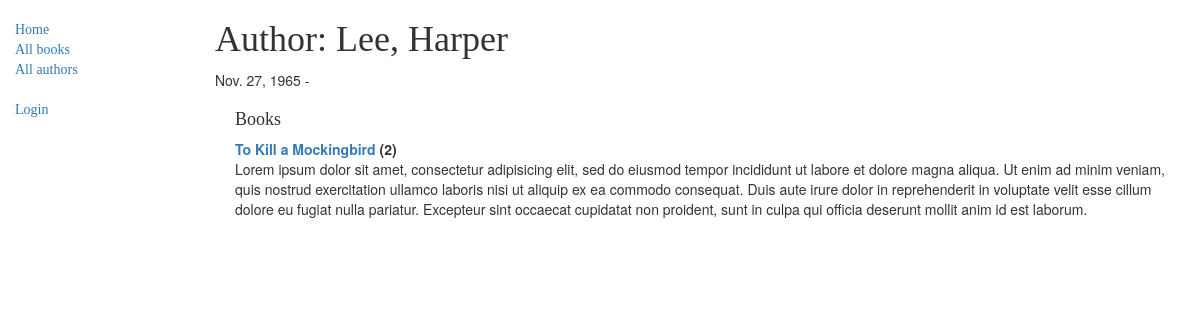
/catalog/author/2, run on the app's committed database.
### catalog/models.py (models this page shows, shortened)
class Author(models.Model):
    first_name = models.CharField(max_length=100)
    last_name = models.CharField(max_length=100)
    date_of_birth = models.DateField(null=True, blank=True)
    date_of_death = models.DateField('died', null=True, blank=True)
    class Meta:
        ordering = ['last_name', 'first_name']
    def __str__(self):
        return '{0}, {1}'.format(self.last_name, self.first_name)

class Book(models.Model):
    title = models.CharField(max_length=200)
    author = models.ForeignKey('Author', on_delete=models.SET_NULL, null=True)
    summary = models.TextField(max_length=1000, help_text="Enter a brief description of the book")
    isbn = models.CharField('ISBN', max_length=13,
                            help_text='13 Character <a href="https://www.isbn-international.org/content/what-isbn">ISBN number</a>')
    genre = models.ManyToManyField(Genre, help_text="Select a genre for this book")
    language = models.ForeignKey('Language', on_delete=models.SET_NULL, null=True)
    def display_genre(self):
        """Creates a string for the Genre. This is required to display genre in Admin."""
        return ', '.join([genre.name for genre in self.genre.all()[:3]])
    display_genre.short_description = 'Genre'
    def __str__(self):
        return self.title

### catalog/views.py (the view)
# urls.py: path('author/<int:pk>', views.AuthorDetailView.as_view(), name='author-detail'),
class AuthorDetailView(generic.DetailView):
    model = Author

### catalog/templates/catalog/author_detail.html
{% extends "base_generic.html" %}
{% block content %}
<h1>Author: {{ author }} </h1>
<p>{{author.date_of_birth}} - {% if author.date_of_death %}{{author.date_of_death}}{% endif %}</p>
<div style="margin-left:20px;margin-top:20px">
<h4>Books</h4>
<dl>
{% for book in author.book_set.all %}
  <dt><a href="{% url 'book-detail' book.pk %}">{{book}}</a> ({{book.bookinstance_set.all.count}})</dt>
  <dd>{{book.summary}}</dd>
{% endfor %}
</dl>
</div>
{% endblock %}

### catalog/static/css/styles.css (style rules this page uses)
h1, h2, h3, h4, ul { font-family: 'Unlock', cursive; }

### data on the page
Author: last_name+first_name "Lee, Harper", date_of_birth "Nov. 27, 1965"
Book: title "To Kill a Mockingbird", bookinstance_set.all.count "2", summary "Lorem ipsum dolor sit amet, consectetur adipisicing elit, sed do eiusmod tempor incididunt ut labore et dolore magna aliqua. Ut enim ad minim veniam, quis nostrud exercitation ullamco laboris nisi ut aliquip ex ea commodo consequat. Duis aute irure dolor in reprehenderit in voluptate velit esse cillum dolore eu fugiat nulla pariatur. Excepteur sint occaecat cupidatat non proident, sunt in culpa qui officia deserunt mollit anim id est laborum."
